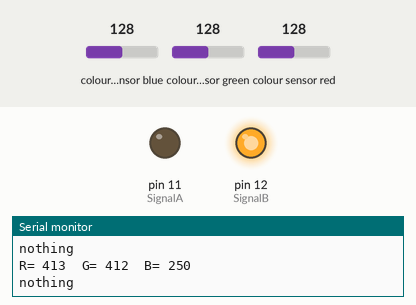
Bench run of a sketch on a simulated Arduino Mega 2560, built with avr-gcc and run on an emulated ATmega2560. Shown: output pins drawn as LEDs (lit = HIGH), the last lines printed to the serial monitor. Wiring (inferred from the names in the program): TCS3200 colour sensor: output pin 53; S2 pin 47; S3 pin 45; S0 pin 51; S1 pin 49. The inputs (shaded band) are chosen by the test bench; at power-on: colour sensor green 128, colour sensor blue 128, colour sensor red 128. Pins used as bus, display or sensor lines are not drawn.

Above: at 3.2 s.
3.3 s: colour sensor green set to 65
6.3 s: colour sensor green set to 58
At 7.0 s:
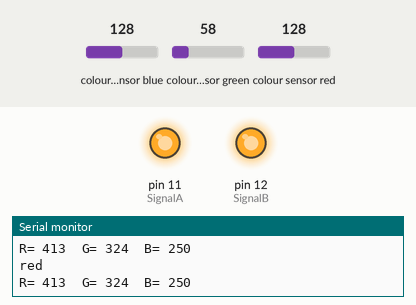
10.8 s: colour sensor green set to 128
At 11.5 s:
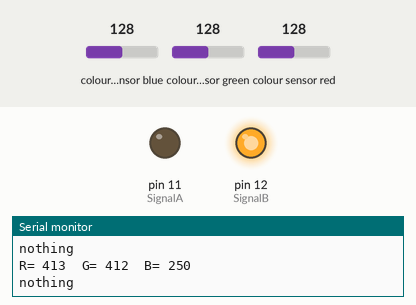
12.3 s: colour sensor green set to 5
At 12.8 s:
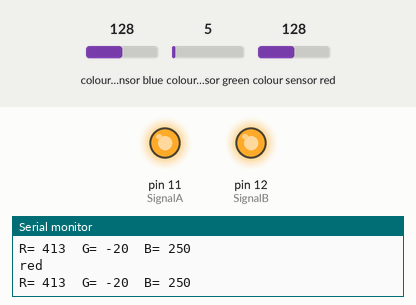
Timing chart, 0 to 15.3 s (numbered marks = the images above; inputs shaded):
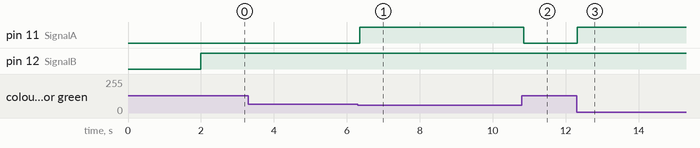

Measured:
- the behaviour switches between 63 and 62 on colour sensor green (found by bisection; images 0 and 1)
- after the input at 6.3 s, pin 11 (SignalA): LOW → HIGH after 0.05 s
- after the input at 10.8 s, pin 11 (SignalA): HIGH → LOW at once
- after the input at 12.3 s, pin 11 (SignalA): LOW → HIGH at once

The sketch:

color_detect_old.ino
```cpp
#define S0 51
#define S1 49
#define S2 47
#define S3 45
#define sensorOut 53

#define SignalA 11
#define SignalB 12

void setup() {
  // put your setup code here, to run once:
  Serial.begin(9600);
  pinMode(S0, OUTPUT);
  pinMode(S1, OUTPUT);
  pinMode(S2, OUTPUT);
  pinMode(S3, OUTPUT);
  pinMode(sensorOut, INPUT);
  pinMode(SignalA, OUTPUT);
  pinMode(SignalB, OUTPUT);

  digitalWrite(S0, HIGH);
  digitalWrite(S1, LOW);

  delay(2000);
}

void loop() {
  // put your main code here, to run repeatedly:
detect();
}


void detect(){

  // Stores frequency read by the photodiodes
int redFrequency = 0;
int greenFrequency = 0;
int blueFrequency = 0;


// Stores the red green and blue colors
int redColor = 0;
int greenColor = 0;
int blueColor = 0;

  digitalWrite(S2,LOW);
  digitalWrite(S3,LOW);

  redFrequency = pulseIn(sensorOut, LOW);
  redColor = map(redFrequency, 70, 120, 255,0);
  Serial.print("R= ");//printing name
  Serial.print(redColor);//printing RED color frequency
 Serial.print("  ");

  digitalWrite(S2,HIGH);
  digitalWrite(S3,HIGH);

  greenFrequency = pulseIn(sensorOut, LOW);
  greenColor = map(greenFrequency, 100, 199, 255, 0);
 Serial.print("G= ");//printing name
  Serial.print(greenColor);//printing RED color frequency
  Serial.print("  ");


  digitalWrite(S2,LOW);
  digitalWrite(S3,HIGH);

  blueFrequency = pulseIn(sensorOut, LOW);
  blueColor = map(blueFrequency, 38, 84, 255, 0);
 Serial.print("B= ");//printing name
  Serial.print(blueColor);//printing RED color frequency
 Serial.println();


// void colordetect (redColor, blueCo lor, greenColor) { // MAKE FREQ AND COLOR DETECT ONE FUNCTION???

 if((redColor - greenColor) > 80){
  // T intersection detected
  // send signal A & B high
  digitalWrite(SignalA, HIGH);
  digitalWrite(SignalB, HIGH);
 Serial.print("red");
 Serial.println();

 }
 else if((greenColor - redColor) > 199)  {
  // + intersection detected
  // send signal A and B low to line tracking arduino
  digitalWrite(SignalA, LOW);
  digitalWrite(SignalB, LOW);
 Serial.print("green");
 Serial.println();
 }
 else{
  //send signal A low signal B high to line tracking arduino
  digitalWrite(SignalA, LOW);
  digitalWrite(SignalB, HIGH);
  Serial.print("nothing");
  Serial.println();
  return;
}
}
```
